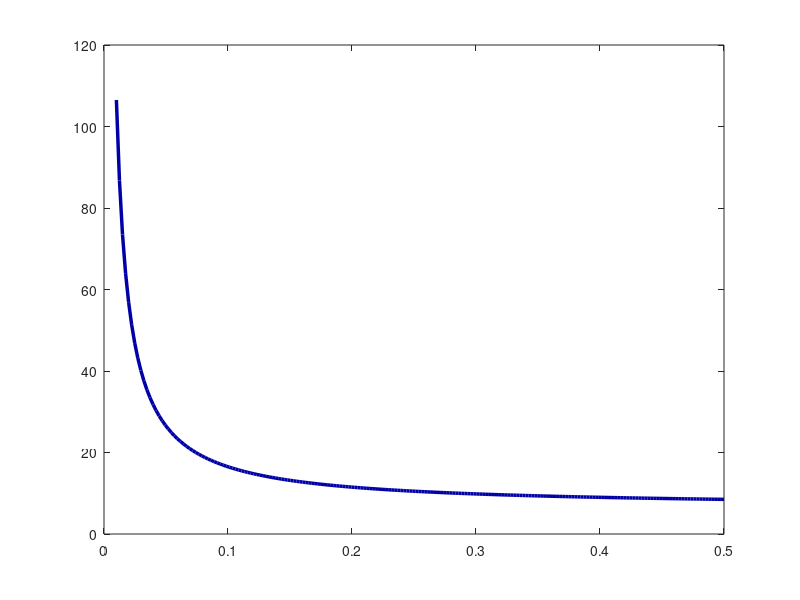

Write the MATLAB code that produced this figure. (Note: this script raises an error after producing the figure.)
% Параметры
T2 = 1/6.5;          % фиксируем T2
T1 = linspace(0.01, 0.5, 200);  % диапазон T1 > 0

% Граница устойчивости
K = (T1 + T2) ./ (T1 .* T2);

% Рисуем график
figure('Color', 'white', 'Position', [100, 100, 1100, 400]);

plot(T1, K, 'LineWidth', 2.5, 'Color', [0, 0, 0.65]);
hold on
% Для примера можно добавить горизонтальную линию с K=12.5 (из твоих данных)
yline(12.5, '--', 'LineWidth', 2.5, 'Color', [0.8, 0.2, 0.2]);
hold off

ax = gca;
ax.LineWidth = 1.5;
ax.FontSize = 11;
ax.FontName = 'DejaVuMathTeXGyre';
ax.XColor = [0.3, 0.3, 0.3];
ax.YColor = [0.3, 0.3, 0.3];
grid on; grid minor;
ax.GridColor = [0.9, 0.9, 0.9];
ax.GridAlpha = 0.4;
ax.MinorGridColor = [0.95, 0.95, 0.95];
ax.MinorGridAlpha = 0.2;

xlabel('$T_1$', 'FontSize', 15, 'FontWeight', 'normal', 'Interpreter', 'latex');
ylabel('$K$', 'FontSize', 15, 'FontWeight', 'normal', 'Interpreter', 'latex');

legend({'$K(T_1)$ при фиксированном $T_2$', '$K=12.5$'}, 'Interpreter', 'latex', 'Location', 'northeast', 'FontSize', 15);

box on;

% Сохраняем
exportgraphics(gcf, '../../images/task2/T1.png', 'Resolution', 300);
